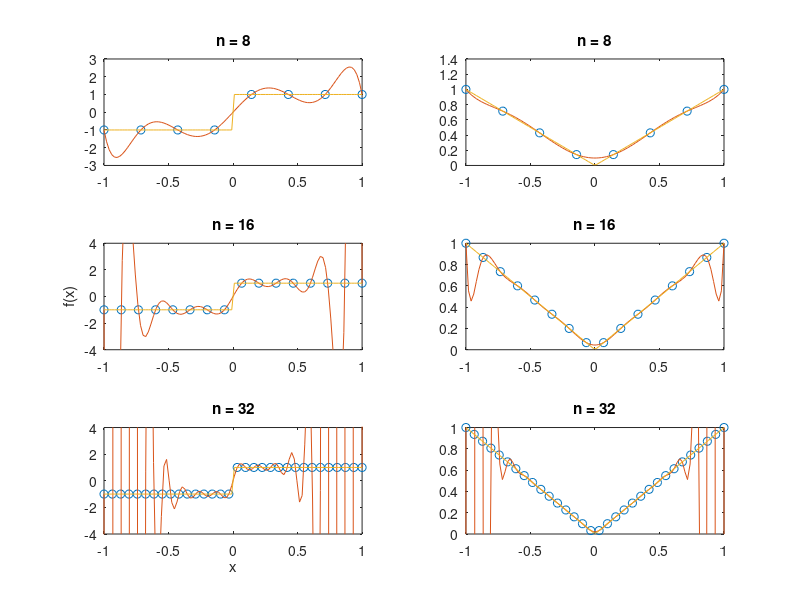

This figure's MATLAB source:
n=8;
x = linspace(-1,1,n);
f = abs(x);
F = sign(x);
% use polyfit to fit a nth-degree polynomial to
% the points on the function
p = polyfit(x,f,n);
p1 = polyfit(x,F,n);
x1 = linspace(-1,1);
f1 = polyval(p,x1);
F1 = polyval(p1,x1);

figure(1)
subplot(3,2,1)
plot(x,F,'o')
hold on
plot(x1,F1)
plot(x1,sign(x1))
hold off
title(['n = ',num2str(n)])

subplot(3,2,2)
plot(x,f,'o')
hold on
plot(x1,f1)
plot(x1,abs(x1))
hold off
title(['n = ',num2str(n)])


n=16;
x = linspace(-1,1,n);
f = abs(x);
F = sign(x);
% use polyfit to fit a nth-degree polynomial to
% the points on the function
p = polyfit(x,f,n);
p1 = polyfit(x,F,n);
x1 = linspace(-1,1);
f1 = polyval(p,x1);
F1 = polyval(p1,x1);

figure(1)
subplot(3,2,3)
plot(x,F,'o')
ylim([-4 4])
hold on
plot(x1,F1)
plot(x1,sign(x1))
hold off
title(['n = ',num2str(n)])
ylabel('f(x)')

subplot(3,2,4)
plot(x,f,'o')
ylim([0 1])
hold on
plot(x1,f1)
plot(x1,abs(x1))
hold off
title(['n = ',num2str(n)])

n=32;
x = linspace(-1,1,n);
f = abs(x);
F = sign(x);
% use polyfit to fit a nth-degree polynomial to
% the points on the function
p = polyfit(x,f,n);
p1 = polyfit(x,F,n);
x1 = linspace(-1,1);
f1 = polyval(p,x1);
F1 = polyval(p1,x1);

figure(1)
subplot(3,2,5)
plot(x,F,'o')
ylim([-4 4])
hold on
plot(x1,F1)
plot(x1,sign(x1))
hold off
title(['n = ',num2str(n)])
xlabel('x')

subplot(3,2,6)
plot(x,f,'o')
ylim([0 1])
hold on
plot(x1,f1)
plot(x1,abs(x1))
hold off
title(['n = ',num2str(n)])